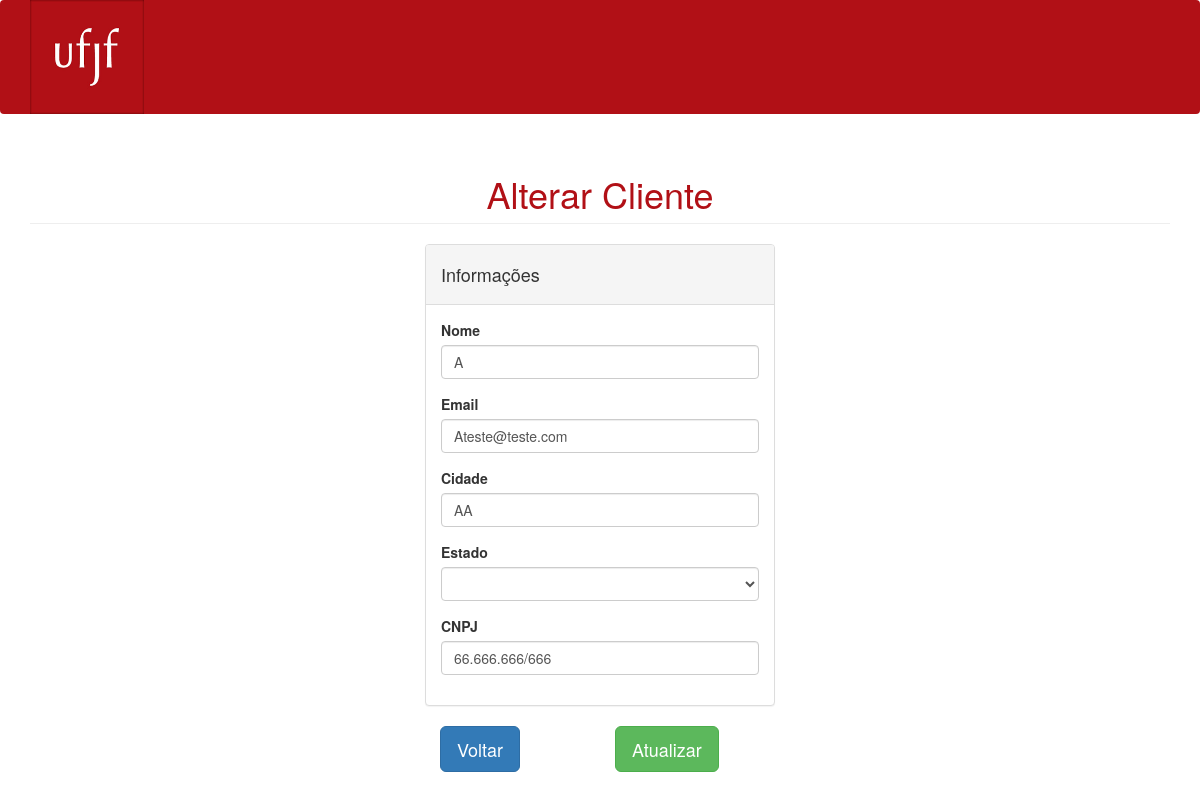
The app's page /views/clientes/alterar-cliente.php?id=5, older data.
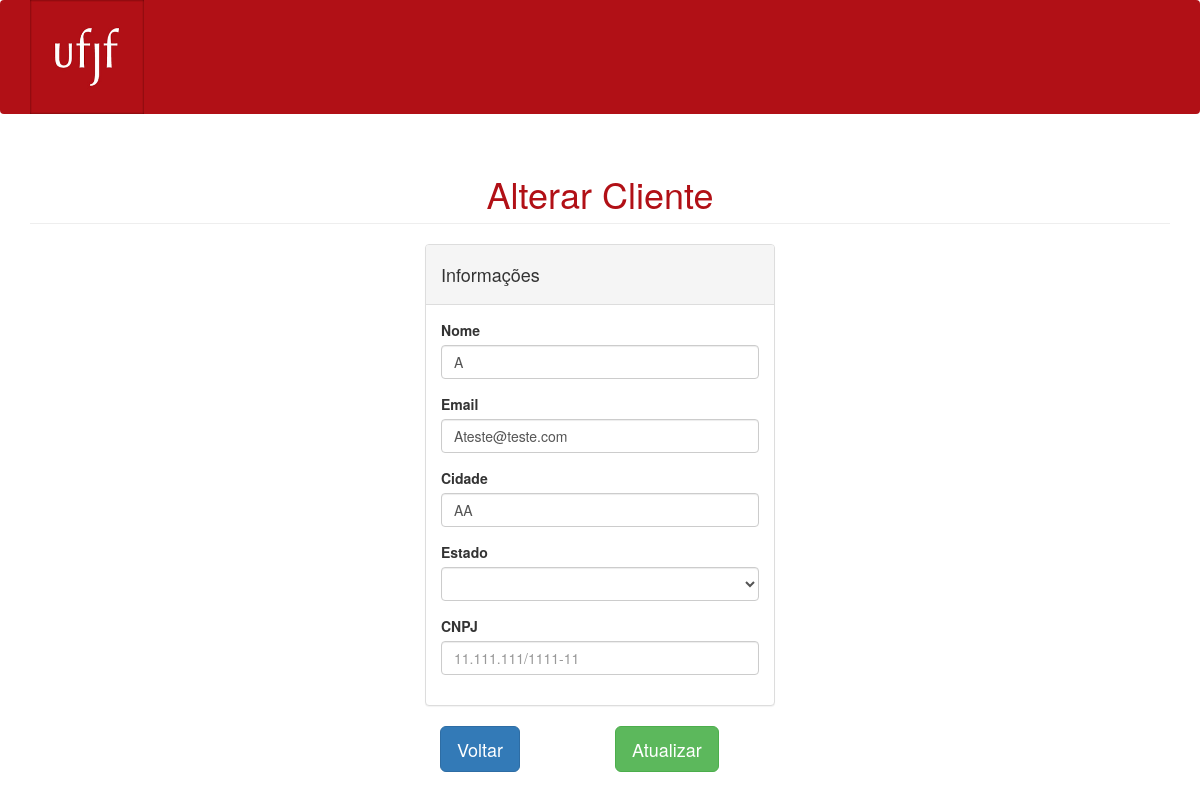
The same page, newer data.
### tables this page shows
CREATE TABLE `clientes` (
  `id` int(10) UNSIGNED NOT NULL,
  `cnpj` varchar(18) NOT NULL,
  `usuario_id` int(10) UNSIGNED NOT NULL
);

CREATE TABLE `usuarios` (
  `id` int(10) UNSIGNED NOT NULL,
  `nome` varchar(191) NOT NULL,
  `email` varchar(191) NOT NULL,
  `senha` varchar(191) NOT NULL,
  `categoria` enum('cliente','administrador','gerente','funcionario') NOT NULL,
  `cidade` varchar(191) NOT NULL,
  `estado` varchar(191) NOT NULL
);

### controllers/clientes/visualizar-cliente.php (called while the page is built, shortened)
<?php
function visualizarCliente($connect, $id)
{
    $query = "SELECT *, clientes.id as cliente_id FROM clientes INNER JOIN usuarios on clientes.usuario_id = usuarios.id WHERE clientes.id = '{$id}'";
    return mysqli_fetch_assoc(mysqli_query($connect, $query));
}

### views/clientes/alterar-cliente.php (the view, shortened to what this page needs)
<?php
include("../UserHeader.php");
include("../../includes/connect.php");
include("../menu.php");
include("../../controllers/clientes/visualizar-cliente.php");
$cliente = visualizarCliente($connect, $_GET['id']);
?>
<div class="container">
    <form action="../../controllers/clientes/alterar-cliente.php" method="post" enctype="multipart/form-data">
        <h1 style="color: #b11016;" class="page-header">Alterar Cliente</h1>
        <div class="col-md-4">
        </div>
        <div class="col-md-4">
            <div class="panel panel-default">
                <div class="panel-heading">
                    <h4>Informações</h4>
                </div>
                <div class="panel-body">
                    <div class="row">
                        <div role="form">
                            <div class="col-md-12">
                                <div class="form-group">
                                    <label>Nome</label>
                                    <input class="form-control" name="nome" value="<?= $cliente['nome'] ?>" required>
                                </div>
                            </div>
                            <div class="col-md-12">
                                <div class="form-group">
                                    <label>Email</label>
                                    <input class="form-control" name="email" value="<?= $cliente['email'] ?>" required>
                                </div>
                            </div>
                            <div class="col-md-12">
                                <div class="form-group">
                                    <label>Cidade</label>
                                    <input class="form-control" name="cidade" value="<?= $cliente['cidade'] ?>"
                                           required>
                                </div>
                            </div>
                            <div class="col-md-12">
                                <div class="form-group">
                                    <label>Estado</label>
                                    <select required id="inputState" name="estado" class="form-control">
                                        <option  selected><?= $cliente['estado'] ?></option>
                                        <option>AC</option>
                                    </select>
                                </div>
                            </div>
                            <div class="col-md-12">
                                <div class="form-group">
                                    <label>CNPJ</label>
                                    <input value="<?= $cliente['cnpj'] ?>" type="text" name="cnpj" class="form-control"  onkeypress="mascara(this, '##.###.###/####-##')" placeholder="11.111.111/1111-11" maxlength="18">
                                </div>
                            </div>
                        </div>
                    </div>
                </div>
            </div>
            <div class="col-md-6">
                <a href="lista-clientes.php">
                    <button type="button" class="btn btn-primary btn-lg">Voltar</button>
                </a>
            </div>
            <div class="col-md-6">
                <button type="submit" class="btn btn-success btn-lg">Atualizar</button>
            </div>
        </div>
    </form>
</div>

Row changes from the older to the newer data that the page shows:
changed clientes "Ateste@teste.com": cnpj "66.666.666/666" → (not shown)
